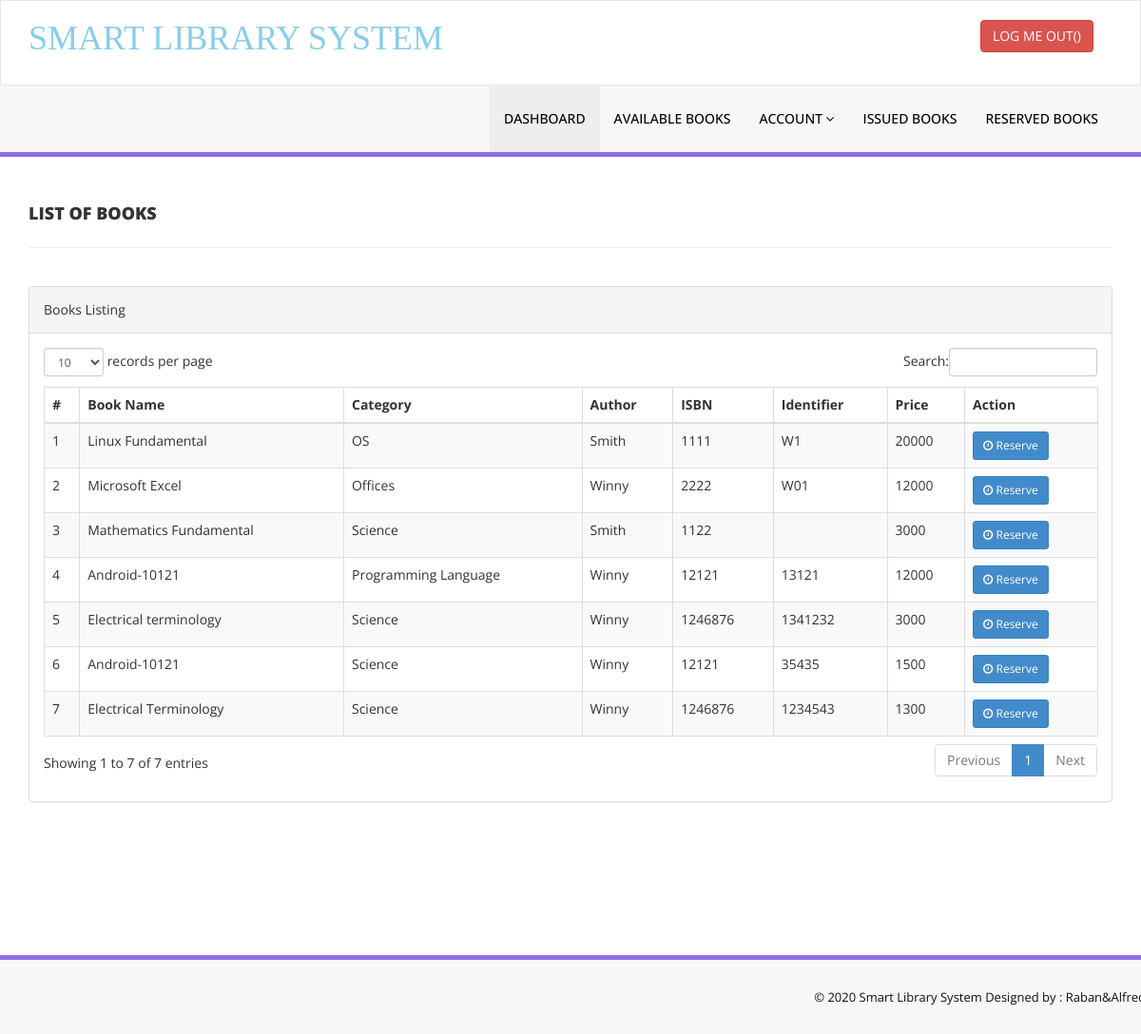
/manage-books.php (signed in), run on the app's committed database.
### tables this page shows
CREATE TABLE `tblbooks` (
  `id` int(11) NOT NULL AUTO_INCREMENT,
  `BookName` varchar(255) DEFAULT NULL,
  `department` int(11) DEFAULT '0',
  `CatId` int(11) DEFAULT NULL,
  `AuthorId` int(11) DEFAULT NULL,
  `ISBNNumber` int(11) DEFAULT NULL,
  `BookPrice` int(11) DEFAULT NULL,
  `identifier` varchar(255) DEFAULT '',
  `status` varchar(50) NOT NULL DEFAULT 'available',
  `RegDate` timestamp NULL DEFAULT CURRENT_TIMESTAMP,
  `UpdationDate` timestamp NULL DEFAULT NULL ON UPDATE CURRENT_TIMESTAMP,
  PRIMARY KEY (`id`)
);

CREATE TABLE `tblcategory` (
  `id` int(11) NOT NULL AUTO_INCREMENT,
  `CategoryName` varchar(150) DEFAULT NULL,
  `Status` int(11) DEFAULT NULL,
  `CreationDate` timestamp NULL DEFAULT CURRENT_TIMESTAMP,
  `UpdationDate` timestamp NULL DEFAULT CURRENT_TIMESTAMP ON UPDATE CURRENT_TIMESTAMP,
  PRIMARY KEY (`id`)
);

CREATE TABLE `tblauthors` (
  `id` int(11) NOT NULL AUTO_INCREMENT,
  `AuthorName` varchar(159) DEFAULT NULL,
  `creationDate` timestamp NULL DEFAULT CURRENT_TIMESTAMP,
  `UpdationDate` timestamp NULL DEFAULT NULL ON UPDATE CURRENT_TIMESTAMP,
  PRIMARY KEY (`id`)
);

### manage-books.php (the view, shortened to what this page needs)
<?php
include('includes/config.php');
if(strlen($_SESSION['login'])==0)
    {
header('location:index.php');
}
else{
    ?>
<!DOCTYPE html>
<html xmlns="http://www.w3.org/1999/xhtml">
<head>
    <link href="assets/css/bootstrap.css" rel="stylesheet" />
    <link href="assets/css/font-awesome.css" rel="stylesheet" />
    <link href="assets/js/dataTables/dataTables.bootstrap.css" rel="stylesheet" />
    <link href="assets/css/style.css" rel="stylesheet" />
</head>
<body>
<?php include('includes/header.php');?>
    <div class="content-wrapper">
         <div class="container">
        <div class="row pad-botm">
            <div class="col-md-12">
                <h4 class="header-line">List of Books</h4>
    </div>
     <div class="row">
</div>
        </div>
            <div class="row">
                <div class="col-md-12">
                    <div class="panel panel-default">
                        <div class="panel-heading">
                           Books Listing
                        </div>
                        <div class="panel-body">
                            <div class="table-responsive">
                                <table class="table table-striped table-bordered table-hover" id="dataTables-example">
                                    <thead>
                                        <tr>
                                            <th>#</th>
                                            <th>Book Name</th>
                                            <th>Category</th>
                                            <th>Author</th>
                                            <th>ISBN</th>
                                            <th>Identifier</th>
                                            <th>Price</th>
                                            <th>Action</th>
                                        </tr>
                                    </thead>
                                    <tbody>
<?php
$sql = "SELECT tblbooks.BookName,department.Dep_Name as DepartmentName,tblbooks.identifier,tblcategory.CategoryName,tblauthors.AuthorName,tblbooks.ISBNNumber,tblbooks.BookPrice,tblbooks.status as BookStatus,tblbooks.id as bookid from  tblbooks left join department on department.id=tblbooks.department join tblcategory on tblcategory.id=tblbooks.CatId join tblauthors on tblauthors.id=tblbooks.AuthorId AND tblbooks.id NOT IN (SELECT BookId FROM tblissuedbookdetails WHERE RetrunStatus IN (0,2) AND BookId IS NOT NULL) AND tblbooks.id NOT IN (SELECT BookId FROM tblreservedbooks)";
$query = $dbh -> prepare($sql);
$query->execute();
$results=$query->fetchAll(PDO::FETCH_OBJ);
$cnt=1;
if($query->rowCount() > 0)
{
foreach($results as $result)
{               ?>
                                        <tr class="odd gradeX">
                                            <td class="center"><?php echo htmlentities($cnt);?></td>
                                            <td class="center"><?php echo htmlentities($result->BookName);?></td>
                                            <td class="center"><?php echo htmlentities($result->CategoryName);?></td>
                                            <td class="center"><?php echo htmlentities($result->AuthorName);?></td>
                                            <td class="center"><?php echo htmlentities($result->ISBNNumber);?></td>
                                            <td class="center"><?php echo htmlentities($result->identifier);?></td>
                                            <td class="center"><?php echo htmlentities($result->BookPrice);?></td>
                                            <td class="center">
                                            <button class="btn btn-sm btn-primary" onclick="confirmBookReservation(<?= "'".$result->bookid."'";?>,<?= "'".$_SESSION['stdid']."'";?>,<?= "'".$result->BookName."'";?>)"><i class="fa fa-clock-o "></i> Reserve</button>
                                            </td>
                                        </tr>
 <?php $cnt=$cnt+1;}} ?>
                                    </tbody>
                                </table>
                            </div>
                        </div>
                    </div>
                </div>
            </div>
    </div>
    </div>
  <?php include('includes/footer.php');?>
</body>
</html>
<?php } ?>

### assets/css/style.css (style rules this page uses)
.content-wrapper { margin-top: 40px; min-height:800px; padding-bottom:90px; }
.header-line { font-weight:900; padding-bottom:25px; border-bottom:1px solid #eeeeee; text-transform:uppercase; }
.pad-botm { padding-bottom:30px; }

### data on the page
tblbooks: BookName "Linux Fundamental", tblcategory.CategoryName "OS", AuthorId.AuthorName "Smith", ISBNNumber "1111", identifier "W1", BookPrice "20000"
tblbooks: BookName "Microsoft Excel", tblcategory.CategoryName "Offices", AuthorId.AuthorName "Winny", ISBNNumber "2222", identifier "W01", BookPrice "12000"
tblbooks: BookName "Mathematics Fundamental", tblcategory.CategoryName "Science", AuthorId.AuthorName "Smith", ISBNNumber "1122", BookPrice "3000"
tblbooks: BookName "Android-10121", tblcategory.CategoryName "Programming Language", AuthorId.AuthorName "Winny", ISBNNumber "12121", identifier "13121", BookPrice "12000"
tblbooks: BookName "Electrical terminology", tblcategory.CategoryName "Science", AuthorId.AuthorName "Winny", ISBNNumber "1246876", identifier "1341232", BookPrice "3000"
tblbooks: BookName "Android-10121", tblcategory.CategoryName "Science", AuthorId.AuthorName "Winny", ISBNNumber "12121", identifier "35435", BookPrice "1500"
tblbooks: BookName "Electrical Terminology", tblcategory.CategoryName "Science", AuthorId.AuthorName "Winny", ISBNNumber "1246876", identifier "1234543", BookPrice "1300"
